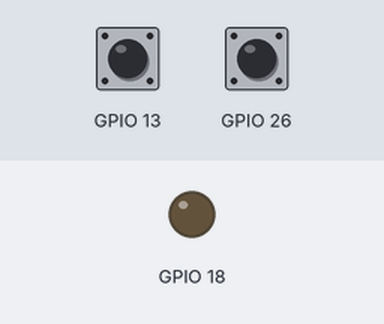
Recording of a program running on a simulated Raspberry Pi (BCM pin numbers). On the bench: output pins drawn as LEDs (lit = HIGH). Inputs (shaded band) come from the test bench; at power-on: GPIO 26 HIGH, GPIO 13 HIGH.

Above: at 1.2 s.
1.3 s: GPIO 26 pulled LOW for 0.15 s
At 1.37 s:
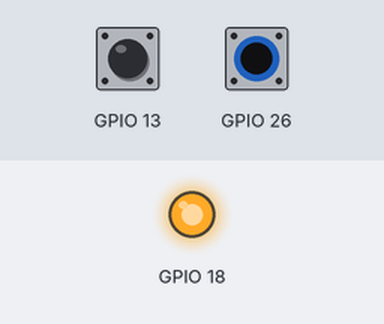
2.9 s: GPIO 26 pulled LOW for 3.2 s
At 6.4 s:
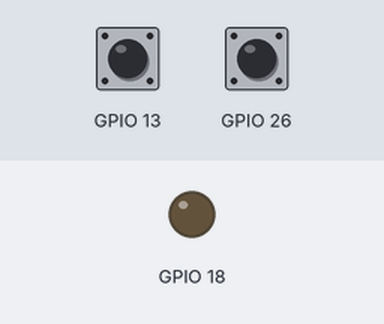
Timing chart, 0 to 7.9 s (numbered marks = the images above; inputs shaded):
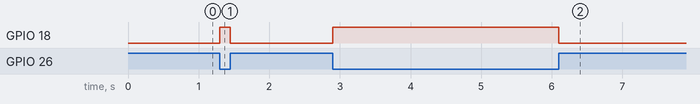

Measured:
- after the input at 1.3 s, GPIO 18: LOW → HIGH at once, → LOW 0.15 s later
- after the input at 2.9 s, GPIO 18: LOW → HIGH at once, → LOW 3.2 s later

The program:

button.py
```python
from gpiozero import Button, Buzzer
buzz_button = Button('BOARD37')
exit_button = Button('BOARD33')
buzzer = Buzzer('BOARD12')
while not exit_button.is_pressed:
    if buzz_button.is_pressed:
        buzzer.on()
    else:
        buzzer.off()
```
